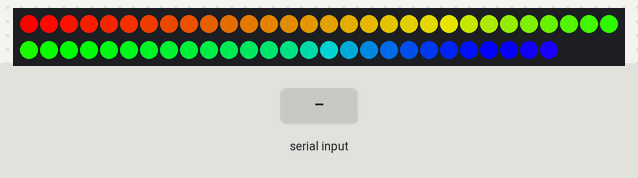
Bench run of a sketch on a simulated Arduino Uno, built with avr-gcc and run on an emulated ATmega328P. On the bench: 57 RGB LEDs in strip order, left to right, continuing on the next row. The inputs (shaded band) are chosen by the test bench.

Above: at 0.15 s.
At 1.22 s:
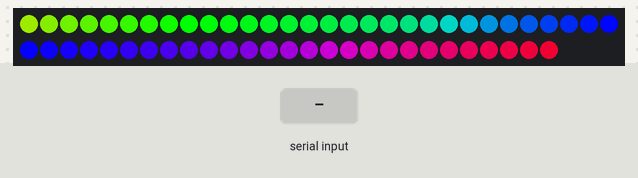
1.3 s: "1" received over Serial
At 4.7 s:
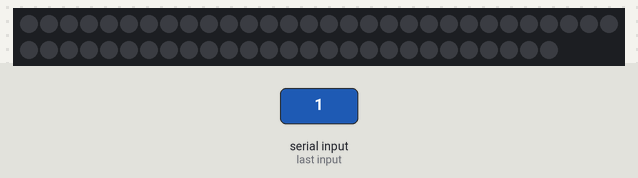
Timing chart, 0 to 6.2 s (numbered marks = the images above; inputs shaded):
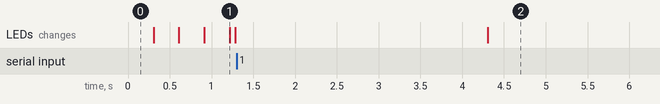

The sketch:

adrilight.ino
```cpp
#include "FastLED.h"

#define NUM_LEDS (36+21)
#define LED_DATA_PIN 6
#define NUM_BYTES (NUM_LEDS*3) // 3 colors

#define BRIGHTNESS 255
#define UPDATES_PER_SECOND 60

#define TIMEOUT 3000

#define MODE_ANIMATION 0
#define MODE_AMBILIGHT 1
#define MODE_BLACK 2
uint8_t mode = MODE_ANIMATION;

byte MESSAGE_PREAMBLE[] = { 0x00, 0x01, 0x02, 0x03, 0x04, 0x05, 0x06, 0x07, 0x08, 0x09 };
uint8_t PREAMBLE_LENGTH = 10;
uint8_t current_preamble_position = 0;

unsigned long last_serial_available = -1L;

int led_counter = 0;
int byte_counter = 0;

CRGB leds[NUM_LEDS];
byte buffer[NUM_BYTES];

// Filler animation attributes
CRGBPalette16 currentPalette = RainbowColors_p;
TBlendType    currentBlending = LINEARBLEND;
uint8_t startIndex = 0;

void setup()
{
    Serial.begin(1000000); // 115200
    FastLED.clear(true);
    FastLED.addLeds<WS2812B, LED_DATA_PIN, GRB>(leds, NUM_LEDS);
    FastLED.setBrightness(BRIGHTNESS);
}

void loop()
{
    switch (mode) {
        case MODE_ANIMATION:
            fillLEDsFromPaletteColors();
            break;

        case MODE_AMBILIGHT:
            processIncomingData();
            break;

            case MODE_BLACK:
            showBlack();
            break;
    }

}

void processIncomingData()
{
    if (waitForPreamble(TIMEOUT))
    {
        Serial.readBytes(buffer, NUM_BYTES);

        while (byte_counter < NUM_BYTES)
        {
            byte blue = buffer[byte_counter++];
            byte green = buffer[byte_counter++];
            byte red = buffer[byte_counter++];

            leds[led_counter++] = CRGB(red, green, blue);
        }

        FastLED.show();

        // flush the serial buffer to avoid flickering
        while(Serial.available()) { Serial.read(); }

        byte_counter = 0;
        led_counter = 0;
    }
    else
    {
        //if we get here, there must have been data before(so the user already knows, it works!)
        //simply go to black!
        mode = MODE_BLACK;
    }
}

bool waitForPreamble(int timeout)
{
    last_serial_available = millis();
    current_preamble_position = 0;
    while (current_preamble_position < PREAMBLE_LENGTH)
    {
        if (Serial.available() > 0)
        {
            last_serial_available = millis();

            if (Serial.read() == MESSAGE_PREAMBLE[current_preamble_position])
            {
                current_preamble_position++;
            }
            else
            {
                current_preamble_position = 0;
            }
        }

        if (millis() - last_serial_available > timeout)
        {
            return false;
        }
    }
    return true;
}

void fillLEDsFromPaletteColors()
{
    startIndex++;

    uint8_t colorIndex = startIndex;
    for( int i = 0; i < NUM_LEDS; i++) {
            leds[i] = ColorFromPalette(currentPalette, colorIndex, BRIGHTNESS, currentBlending);
            colorIndex += 3;
        }

    FastLED.delay(1000 / UPDATES_PER_SECOND);

    if (Serial.available() > 0)
    {
        mode = MODE_AMBILIGHT;
    }
}

void showBlack()
{
    for( int i = 0; i < NUM_LEDS; i++)
    {
        leds[i] = CRGB(0,0,0);
    }
    FastLED.delay(1000 / UPDATES_PER_SECOND);

    if (Serial.available() > 0)
    {
        mode = MODE_AMBILIGHT;
    }
}
```

Measured:
- after the input at 1.3 s, the LEDs: change after 3.0 s (image 2)
